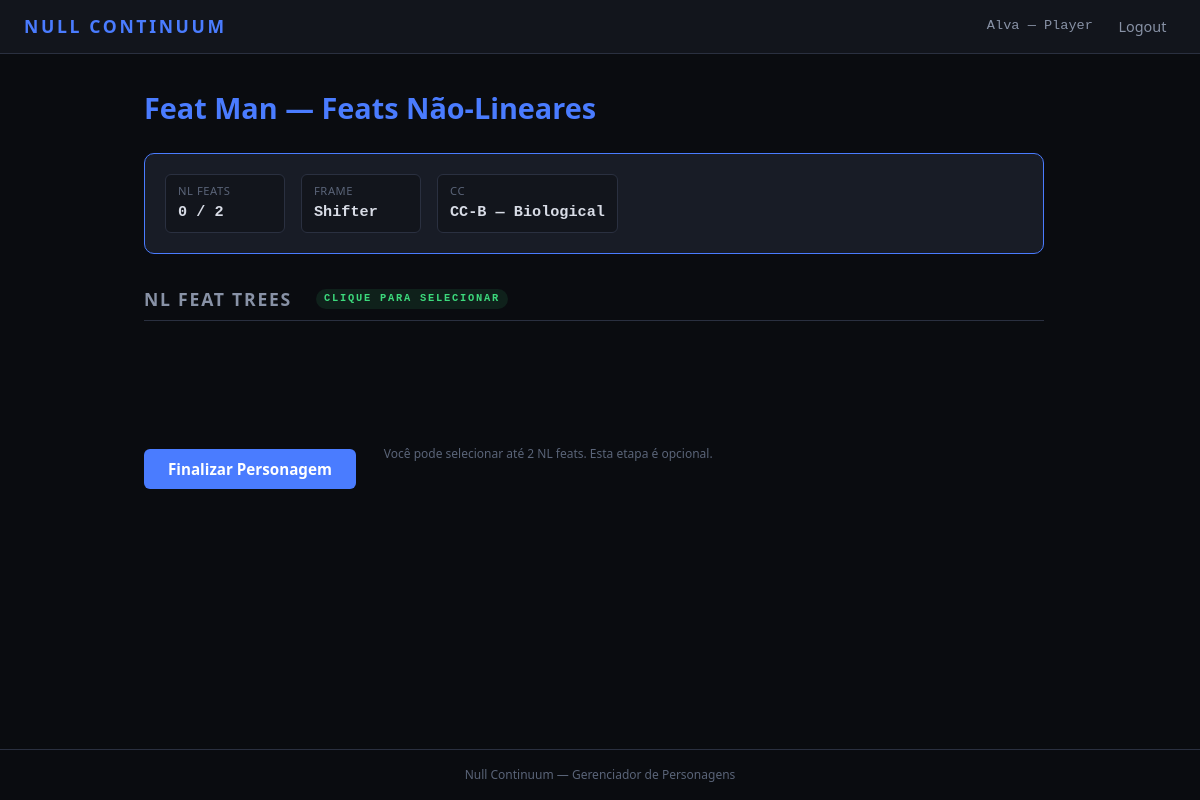
The app's page /personagens/novo/12/nl-feats/ (signed in), older data.
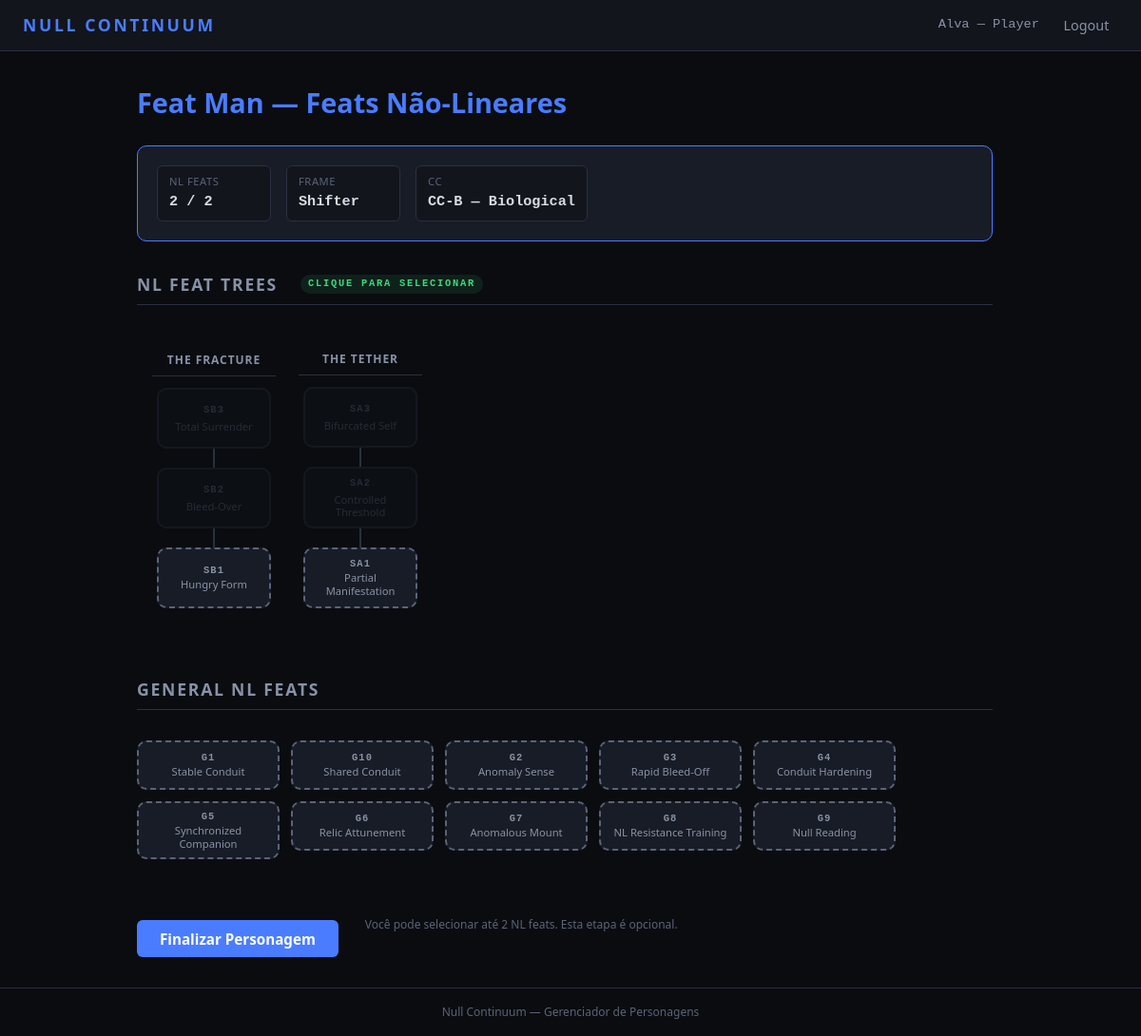
The same page, newer data.
### CharSheet/feat_models.py (models this page shows, shortened)
class FeatDefinition(models.Model):
    code = models.CharField(
        'Código', max_length=10, unique=True,
        help_text='Ex: GC1, D1, TA3, GO1, FA1, etc.',
    )
    name = models.CharField('Nome', max_length=80)
    category = models.CharField(
        'Categoria', max_length=12, choices=FEAT_CATEGORY_CHOICES,
    )
    tree = models.CharField(
        'Skill Tree', max_length=40,
        help_text='Nome da tree (ex: Dodge Mastery, Tactician, General).',
    )
    tree_code = models.CharField(
        'Código da Tree', max_length=10,
        help_text='Prefixo da tree (ex: D, P, BL, GC, GO, FA, etc.).',
    )
    tree_description = models.TextField(
        'Descrição da Tree', blank=True, default='',
        help_text='Descrição do que a skill tree representa.',
    )
    tier = models.PositiveIntegerField(
        'Tier na árvore', default=0,
        help_text='0 = general (sem tree), 1/2/3 = posição na árvore.',
    )
    nl_frame = models.CharField(
        'Frame NL', max_length=10, choices=NL_FRAME_CHOICES, blank=True, default='',
        help_text='Vazio = geral (todos os frames). Preencher apenas para feats NON_LINEAR frame-específicas.',
    )
    prerequisite = models.ForeignKey(
        'self', null=True, blank=True,
        on_delete=models.SET_NULL, related_name='unlocks',
        help_text='Feat necessária antes desta.',
    )
    description = models.TextField('Descrição', blank=True)
    class Meta:
        ordering = ['category', 'tree', 'tier', 'code']
        verbose_name = 'Feat (Livro)'
        verbose_name_plural = 'Feats (Livro)'

### CharSheet/views.py (the view, shortened to what this page needs)
# urls.py: path('personagens/novo/<int:pk>/nl-feats/', views.character_create_nl_feats, name='character_create_nl_feats'),
@login_required
def character_create_nl_feats(request, pk):
    character = get_object_or_404(Character, pk=pk, player=request.user)
    max_nl = 2
    nl_count = CharacterFeat.objects.filter(
        character=character, feat__category='NON_LINEAR'
    ).count()
    errors = []
    nl_trees, nl_generals = build_nl_tree_data(character)
    return render(request, 'CharSheet/character_create_nl_feats.html', {
        'c': character,
        'nl_trees': nl_trees,
        'nl_generals': nl_generals,
        'nl_count': nl_count,
        'max_nl': max_nl,
        'errors': errors,
    })

### templates/CharSheet/character_create_nl_feats.html (shortened to what this page needs)
{% extends 'base.html' %}
{% block content %}
<div class="sheet">
    <div class="sheet-header">
        <h1 class="sheet-name">{{ c.name }} — Feats Não-Lineares</h1>
    </div>
    <div class="rankup-summary">
        <div class="rankup-rewards">
            <div class="reward-item">
                <span class="reward-label">NL Feats</span>
                <span class="reward-value {% if nl_count >= max_nl %}reward-complete{% endif %}">
                    {{ nl_count }} / {{ max_nl }}
                </span>
            </div>
            {% if c.abstraction_frame %}
            <div class="reward-item">
                <span class="reward-label">Frame</span>
                <span class="reward-value">{{ c.get_abstraction_frame_display }}</span>
            </div>
            {% endif %}
            {% if c.continuity_constant %}
            <div class="reward-item">
                <span class="reward-label">CC</span>
                <span class="reward-value">{{ c.get_continuity_constant_display }}</span>
            </div>
            {% endif %}
        </div>
    </div>
    {% include 'CharSheet/_feat_trees_partial.html' with trees=nl_trees generals=nl_generals editable=True tab='nl' %}
    <form method="post" class="form-actions" style="margin-top: 2rem;">
        <button type="submit" class="btn btn-primary btn-inline">
            Finalizar Personagem
        </button>
        <p class="form-help" style="margin-left: 1rem;">
            Você pode selecionar até {{ max_nl }} NL feats. Esta etapa é opcional.
        </p>
    </form>
</div>
{% endblock %}

### templates/CharSheet/_feat_trees_partial.html (shortened to what this page needs)
<section class="feat-section">
    <h2 class="section-title">
        {% if tab == 'combat' %}Combat Feat Trees{% elif tab == 'operations' %}Operations Feat Trees{% else %}NL Feat Trees{% endif %}
        {% if editable %}<span class="section-badge">Clique para selecionar</span>{% endif %}
    </h2>
    <div class="trees-grid">
        {% for tree in trees %}
        <div class="tree-column">
            <div class="tree-title-wrap">
                <h3 class="tree-title">{{ tree.name }}</h3>
            </div>
            <div class="tree-nodes">
                {% for entry in tree.feats %}
                <div class="tree-node-wrapper">
                    {% if not forloop.first %}
                    <div class="tree-connector {% if entry.owned %}connector-owned{% endif %}"></div>
                    {% endif %}
                    <div class="tree-node
                        {% if entry.owned %}node-owned
                        {% elif entry.available %}node-available
                        {% else %}node-locked{% endif %}">
                        {% if editable and entry.owned or editable and entry.available %}
                        <form method="post" class="node-form">
                            <button type="submit" class="node-btn">
                                <span class="node-code">{{ entry.feat.code }}</span>
                                <span class="node-name">{{ entry.feat.name }}</span>
                            </button>
                        </form>
                        {% else %}
                        <div class="node-display">
                            <span class="node-code">{{ entry.feat.code }}</span>
                            <span class="node-name">{{ entry.feat.name }}</span>
                        </div>
                        {% endif %}
                    </div>
                </div>
                {% endfor %}
            </div>
        </div>
        {% endfor %}
    </div>
</section>
{% if generals %}
<section class="feat-section">
    <h2 class="section-title">
        {% if tab == 'combat' %}General Combat Feats{% elif tab == 'operations' %}General Operations Feats{% else %}General NL Feats{% endif %}
    </h2>
    <div class="generals-grid">
        {% for entry in generals %}
        <div class="general-node
            {% if entry.owned %}node-owned
            {% elif entry.available %}node-available
            {% else %}node-locked{% endif %}">
            {% if editable and entry.owned or editable and entry.available %}
            <form method="post" class="node-form">
                <button type="submit" class="node-btn general-btn">
                    <span class="node-code">{{ entry.feat.code }}</span>
                    <span class="node-name">{{ entry.feat.name }}</span>
                </button>
            </form>
            {% else %}
            <div class="node-display general-btn">
                <span class="node-code">{{ entry.feat.code }}</span>
                <span class="node-name">{{ entry.feat.name }}</span>
            </div>
            {% endif %}
        </div>
        {% endfor %}
    </div>
</section>
{% endif %}

Row changes from the older to the newer data that the page shows:
added FeatDefinition: name "THE FRACTURE", feat.code "SB1", feat.name "Hungry Form"
added FeatDefinition: feat.code "SB3", feat.name "Total Surrender", shown under "THE FRACTURE"
added FeatDefinition: feat.code "SB2", feat.name "Bleed-Over", shown under "THE FRACTURE"
added FeatDefinition: name "THE TETHER", feat.code "SA1", feat.name "Partial Manifestation"
added FeatDefinition: feat.code "SA3", feat.name "Bifurcated Self", shown under "THE TETHER"
added FeatDefinition: feat.code "SA2", feat.name "Controlled Threshold", shown under "THE TETHER"
added FeatDefinition: feat.code "G1", feat.name "Stable Conduit", shown under "GENERAL NL FEATS"
added FeatDefinition: feat.code "G10", feat.name "Shared Conduit", shown under "GENERAL NL FEATS"
added FeatDefinition: feat.code "G2", feat.name "Anomaly Sense", shown under "GENERAL NL FEATS"
added FeatDefinition: feat.code "G3", feat.name "Rapid Bleed-Off", shown under "GENERAL NL FEATS"
added FeatDefinition: feat.code "G4", feat.name "Conduit Hardening", shown under "GENERAL NL FEATS"
added FeatDefinition: feat.code "G5", feat.name "Synchronized Companion", shown under "GENERAL NL FEATS"
added FeatDefinition: feat.code "G6", feat.name "Relic Attunement", shown under "GENERAL NL FEATS"
added FeatDefinition: feat.code "G7", feat.name "Anomalous Mount", shown under "GENERAL NL FEATS"
added FeatDefinition: feat.code "G8", feat.name "NL Resistance Training", shown under "GENERAL NL FEATS"
added FeatDefinition: feat.code "G9", feat.name "Null Reading", shown under "GENERAL NL FEATS"
Text that changed along with them:
{{ nl_count }}: "0" → "2"
text now shown: "GENERAL NL FEATS"
